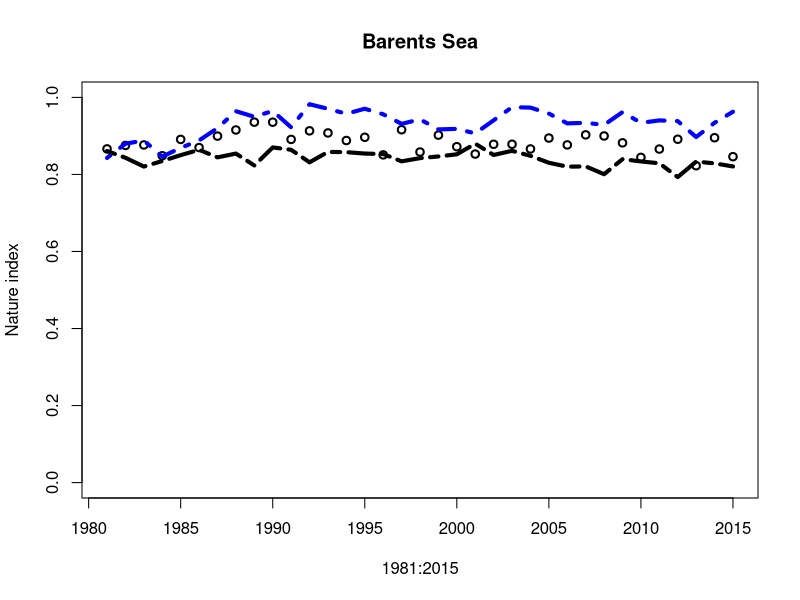
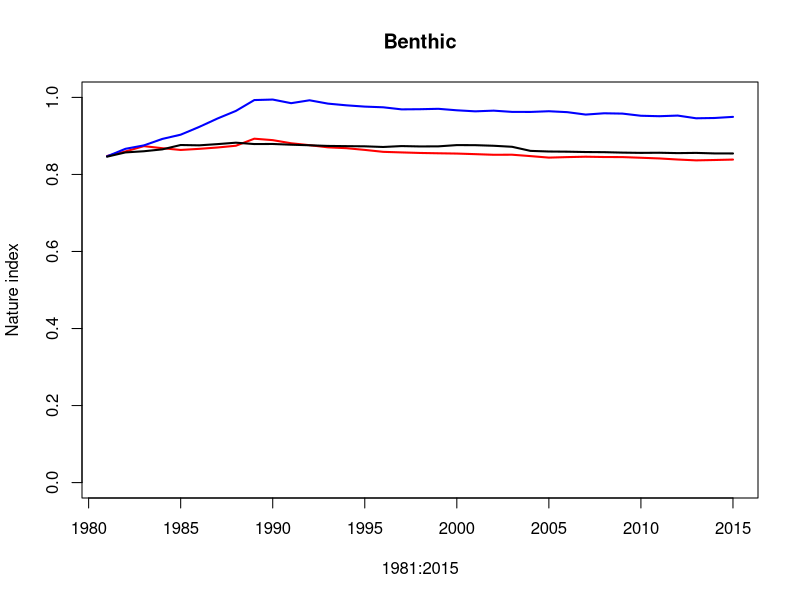
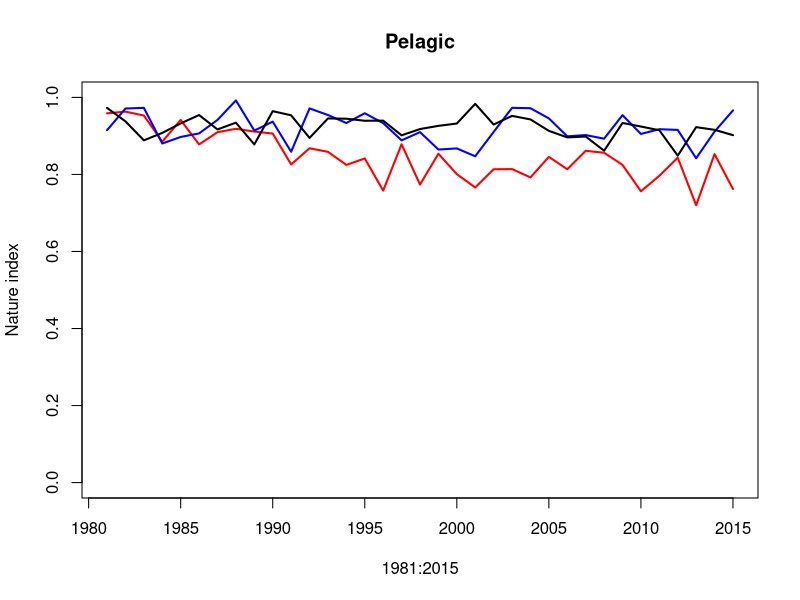

Reproduce these figures in R, in order. (Note: this script raises an error after producing the figures.)
library(tidyverse)
# The script calculates the Nature Index from the output of model simulations of the Barents Sea.
# Barent Sea model ....
#
# Indicators: biomass
#
# Reference values are estimated from 

# Functions that scale indicator observations
# Used when there are uncertainties in the indicator observations or reference values.
# So far not used in the Barents Sea calculations.

scaleobs<-function(ValueID=1:2,FK_OmraadeID=rep(1,2),FK_IndicatorID=rep(1,2),FK_RefAarID=c(0,1),nsim=100,
                   bootmat=matrix(1,nrow = 2,ncol = nsim),ref.value.code=0,IndicatorID=1,FK_Scalingmodel=1){
  
  
  Reference.values <- FK_RefAarID == ref.value.code
  refmat <- 0*bootmat
  valuemat <- bootmat
  N.values <- length(ValueID)
  
  for (i in 1:N.values) {
    refmat[i,] <- bootmat[Reference.values & FK_OmraadeID == FK_OmraadeID[i],]
  }
  
  scaled.bootmat <- valuemat/refmat
  dimnames(scaled.bootmat)[[1]] <- ValueID
  
  model.mat <- matrix(1,nrow=N.values,ncol=nsim)
  FK_Scalingmodel <- as.character(FK_Scalingmodel)
  for (i in 1:N.values) {
    model.mat[i,] <- rep(FK_Scalingmodel[IndicatorID == FK_IndicatorID[i]],nsim)
  }
  scaled.bootmat[model.mat == 2] <- (-1)*scaled.bootmat[model.mat == 2] + 2
  scaled.bootmat[scaled.bootmat < 0] <- 0.0
  scaled.bootmat[scaled.bootmat > 1] <- 1.0
  if (!(is.matrix(scaled.bootmat))) {scaled.bootmat <- t(matrix(scaled.bootmat))}
  
  return(scaled.bootmat)
}

# Functions that calculate weights

calculate.fidelity.weights <- function(fidelity = NULL,
                                       functional.group = NULL, 
                                       presence = NULL) {
  
  # Function that calculates fidelity weights
  # functional.groups could be integer, character or factor
  
  fidelity.matrix <- matrix(rep(fidelity,1,each=dim(presence)[1]),ncol=dim(presence)[2])*presence
  fidelity.weight <- fidelity.matrix*0
  
  if (dim(fidelity.matrix)[1] > 1) {
    for (lev in unique(functional.group)) {
      fidelity.weight[,functional.group == lev] <- 
        fidelity.matrix[,functional.group == lev]/
        rowSums(as.matrix(fidelity.matrix[,functional.group == lev]))
    }
  }
  if (dim(fidelity.matrix)[1] == 1) {
    for (lev in unique(functional.group)) {
      fidelity.weight[,functional.group == lev] <- 
        fidelity.matrix[,functional.group == lev]/
        rowSums(t(as.matrix(fidelity.matrix[,functional.group == lev])))
    }
  }
  
  fidelity.weight[is.nan(fidelity.weight)] <- 0
  
  return(fidelity.weight)
}

#-------------

calculate.trophic.weights <- function(functional.group = NULL, 
                                      presence = NULL, 
                                      key.indicator.code = "key",
                                      code.for.absence = 0,
                                      weights.key.indicators = 0.5) {
  
  # Function that calculates trophic weights
  # functional.groups could be integer, character or factor
  
  count.func.group <- function(functional.group, 
                               key.indicator.code = "key",
                               code.for.absence = 0) {
    # Function that counts the number of functional groups other than key indicators
    # in a set of indicators
    
    return(length(unique(functional.group[!(functional.group %in% c(code.for.absence,
                                                                    key.indicator.code))])))
  }
  
  check.for.key.indicators <- function(functional.group,
                                       key.indicator.code = "key") {
    # Function that checks for key indicators among a set of indicators
    
    return(key.indicator.code %in% functional.group)
  }
  
  assign.trophic.weights <- function(functional.group,
                                     n.functional.group,
                                     key.indicators.present, 
                                     key.indicator.code = "key",
                                     code.for.absence = 0,
                                     w = 0.5) {
    # Function that assigns trophic weights to each indicator observed in a BSunit.
    
    # trophic weight for key indicators
    
    trophic.weight <- (functional.group*0) +
      (functional.group == key.indicator.code)*(w + (1-w)*(n.functional.group == 0))
    
    # trophic weight for nonkey indicators
    
    n.functional.group[n.functional.group == 0] <- 1
    trophic.weight <- trophic.weight +
      ((!(functional.group %in% c(code.for.absence,key.indicator.code)))*
         ((1-(w*key.indicators.present))/n.functional.group))
    return(trophic.weight)
  }
  
  if (is.character(functional.group)) {functional.group <- as.factor(functional.group)}
  
  if (is.factor(functional.group)) {
    key.indicator.code <- which(levels(functional.group) == key.indicator.code)
    if (length(key.indicator.code) == 0) {key.indicator.code <- length(levels(functional.group))+10}
    functional.group <- as.integer(functional.group)
    code.for.absence <- 0
  }
  
  functional.group.matrix <- matrix(rep(functional.group,1,each=dim(presence)[1]),
                                    ncol=dim(presence)[2])
  functional.group.matrix <- functional.group.matrix*presence + (!presence)*code.for.absence
  
  n.functional.group <- apply(functional.group.matrix,1,count.func.group,
                              key.indicator.code,code.for.absence)
  key.indicators.present <- apply(functional.group.matrix,1,check.for.key.indicators,
                                  key.indicator.code)
  
  return(apply(functional.group.matrix,2,assign.trophic.weights,
               n.functional.group,key.indicators.present,
               key.indicator.code,code.for.absence,w))
}

#-------------

calculate.BSunit.weights <- function(fidelity,
                                     functional.group, 
                                     presence, 
                                     key.indicator.code = "key",
                                     code.for.absence = 0,
                                     w = 0.5) {
  
  # Function that calculates BSunit.weights. 
  # BSunit.weights are the product of fidelity weights and trophic weights.
  # NI for BSunits is the weighted average of scaled indicator observations within the BSunit
  # using BSunit.weights as weights.
  # BSunit.weights should therefore sum to 1 within each BS-unit.
  
  fidelity.weights <- calculate.fidelity.weights(fidelity, 
                                                 functional.group, 
                                                 presence)
  trophic.weights <- calculate.trophic.weights(functional.group, 
                                               presence, 
                                               key.indicator.code, 
                                               code.for.absence, 
                                               w)
  return(fidelity.weights*trophic.weights)
}

#----------------

#Next two functions are not used in the Barents Sea calculations as there is 
#only one spatial unit in the analysis

#calculate.area.weights <- function(BSunit.area = NULL,
#                                   NIunits = NULL) {
#  
#  # Function that calculates area weights
#  
#  area.weights <- NIunits*0
#  for (i in 1:(dim(area.weights)[2])) {
#    tot.area <- sum(BSunit.area[NIunits[,i] == 1])
#    area.weights[,i] <- BSunit.area*NIunits[,i]/tot.area
#  }
#  return(area.weights)
#}
#
##----------------
#
#
#calculate.NI.weights <- function(BSunit.area = NULL,
#                                 NIunits = NULL,
#                                 fidelity = NULL,
#                                 functional.group = NULL, 
#                                 presence = NULL,
#                                 key.indicator.code = "key",
#                                 code.for.absence = 0,
#                                 w = 0.5) {
#  
#  # Function that calculates weights used in the calculation of the Nature Index for a set of NIunits
#  
#  BSunit.weights <- calculate.BSunit.weights(fidelity, functional.group, presence, key.indicator.code, 
#                                             code.for.absence,w)
#  area.weights <- calculate.area.weights(BSunit.area,NIunits)
#  
#  NI.weights <- vector("list",dim(NIunits)[2])
#  names(NI.weights) <- dimnames(NIunits)[[2]]
#  
#  for (i in 1:dim(NIunits)[2]) {
#    NI.weights[[i]] <- BSunit.weights*
#      matrix(rep(area.weights[,i],dim(BSunit.weights)[2]),ncol=dim(BSunit.weights)[2])
#    dimnames(NI.weights[[i]]) <- dimnames(presence)
#  }
#  
#  return(NI.weights)
#}

# FIRST CALCULATION. 
# REFERENCE VALUES CONSTANT, REFERENCE VALUES READ FROM "virgin_biomass_natureindex"

# Read input data
fmsy0_natureindex<- read.csv("nature_index/scenarios/fmsy0_natureindex.csv")
fmsy1_natureindex<- read.csv("nature_index/scenarios/fmsy1_natureindex.csv")
fmsy2_natureindex<- read.csv("nature_index/scenarios/fmsy2_natureindex.csv")
virgin_biomass_natureindex<- read.csv("nature_index/scenarios/virgin_biomass_natureindex.csv")
ni_indicators_noba<- read.csv("nature_index/scenarios/ni_indicators_noba.csv")

valuemat_fmsy0 <- as.matrix(fmsy0_natureindex[,4:38])
dimnames(valuemat_fmsy0)[[1]] <- fmsy0_natureindex[,2]
dimnames(valuemat_fmsy0)[[2]] <- 1981:2015

valuemat_fmsy1 <- as.matrix(fmsy1_natureindex[,4:38])
dimnames(valuemat_fmsy1)[[1]] <- fmsy1_natureindex[,2]
dimnames(valuemat_fmsy1)[[2]] <- 1981:2015

valuemat_fmsy2 <- as.matrix(fmsy2_natureindex[,4:38])
dimnames(valuemat_fmsy2)[[1]] <- fmsy2_natureindex[,2]
dimnames(valuemat_fmsy2)[[2]] <- 1981:2015

valuemat_virgin<- as.matrix(virgin_biomass_natureindex[,4]) #4=VB, 5=2100
dimnames(valuemat_virgin)[[1]]<- virgin_biomass_natureindex[,2]

# Read or calculate reference values


refmat <- matrix(rep(virgin_biomass_natureindex[,4],dim(valuemat_virgin)[2]), #also change here for 2100
                 nrow = dim(valuemat_virgin)[1], ncol=dim(valuemat_virgin)[2])

refmat<- as.vector(refmat)
# Scale indicators according to the LOW model
  
scaled.bootmat_fmsy0 <- valuemat_fmsy0/refmat
scaled.bootmat_fmsy0[scaled.bootmat_fmsy0 < 0] <- 0.0
scaled.bootmat_fmsy0[scaled.bootmat_fmsy0 > 1] <- 1.0

scaled.bootmat_fmsy1 <- valuemat_fmsy1/refmat
scaled.bootmat_fmsy1[scaled.bootmat_fmsy1 < 0] <- 0.0
scaled.bootmat_fmsy1[scaled.bootmat_fmsy1 > 1] <- 1.0

scaled.bootmat_fmsy2 <- valuemat_fmsy2/refmat
scaled.bootmat_fmsy2[scaled.bootmat_fmsy2 < 0] <- 0.0
scaled.bootmat_fmsy2[scaled.bootmat_fmsy2 > 1] <- 1.0

# CALCULATE WEIGHTS.

# Create input objects to the weight calculations

#The indicators fidelity to the Barents Sea, pelagic and bethic systems.



fidelity.pelagic <- ni_indicators_noba[,"fidelity_pelagic"] > 0
fidelity.benthic <- ni_indicators_noba[,"fidelity_benthic"] > 0


functional.group <- ni_indicators_noba[,"fk_func_groupID"]
fidelity.whole.ecosystem <- rep(1,length(functional.group))
#Option to reduce the number of functional groups. Lumps all top predators 
#into one group and all intermediate predators into one group

functional.group[functional.group == 9] <- 8
functional.group[functional.group == 2] <- 1

#Option to include key elements. If skipped, there are no key elements
#recognized in the calculation, instead the candidate key elements are treated just like the
#other indicators

functional.group[ni_indicators_noba[,"key_element"]] <- 10

key.indicator.code <- c(10) # Necessary input to weight calculation
code.for.absence <- c(0)
functional.group.benthic <- functional.group*fidelity.benthic
functional.group.pelagic <- functional.group*fidelity.pelagic

# ICunits corresponds to the matrix "presence" that appears in the functions for calculating weights.
# For the Barents Sea calculations, there is only one spatial unit where all indicators are present.
# So, in order to calculate weighgts correctly, using the above functions,
# ICunit should be an 1 x n.ind matrix containing the sequence 1:n.ind, while
# NIunits should be an 1 x 1 matrix of 1.

ICunits <- t(as.matrix(1:length(functional.group)))
dimnames(ICunits)[[1]] <- as.list("Barents Sea")
dimnames(ICunits)[[2]] <- ni_indicators_noba$indicator_name

NIunits <- as.matrix(1)
dimnames(NIunits)[[1]] <- as.list(dimnames(ICunits)[[1]])
dimnames(NIunits)[[2]] <- as.list("Barents Sea")

w = 0.50 # The total weight given to key indicators, when key indicators are present in the data.

Indicator.weights.whole.ecosystem <- calculate.BSunit.weights(fidelity.whole.ecosystem,
                         functional.group, 
                         (ICunits > 0), 
                         key.indicator.code,
                         code.for.absence,
                         w)

Indicator.weights.pelagic <- calculate.BSunit.weights(fidelity.pelagic,
                                              functional.group.pelagic, 
                                              (ICunits > 0), 
                                              key.indicator.code,
                                              code.for.absence,
                                              w)

Indicator.weights.benthic <- calculate.BSunit.weights(fidelity.benthic,
                                              functional.group.benthic, 
                                              (ICunits > 0), 
                                              key.indicator.code,
                                              code.for.absence,
                                              w)

# CALCULATE NATURE INDEX VALUES
# In the case of the Barents Sea simulations, NIs (vector of length n.time) is calculated as 
# the matrix product between Indicator,weights (1 x n.ind matrix) and 
# scaled.bootmat (n.ind x n.time matrix)


nature.index_fmsy0 <- Indicator.weights.whole.ecosystem %*% scaled.bootmat_fmsy0
nature.index_fmsy1 <- Indicator.weights.whole.ecosystem %*% scaled.bootmat_fmsy1
nature.index_fmsy2 <- Indicator.weights.whole.ecosystem %*% scaled.bootmat_fmsy2

as.data.frame(nature.index_fmsy0) %>% gather(year, score, 1:35) -> fmsy0
fmsy0$scenario<- "fmsy0"
#fmsy0<- fmsy0[c(TRUE,rep(FALSE,4)), ]

as.data.frame(nature.index_fmsy1) %>% gather(year, score, 1:35) -> fmsy1
fmsy1$scenario<- "fmsy1"
#fmsy1<- fmsy1[c(TRUE,rep(FALSE,4)), ]

as.data.frame(nature.index_fmsy2) %>% gather(year, score, 1:35) -> fmsy2
fmsy2$scenario<- "fmsy2"
#fmsy2<- fmsy2[c(TRUE,rep(FALSE,4)), ]

index3<- rbind(fmsy0, fmsy1, fmsy2)
index3$year<- as.integer(index3$year)

plot(1981:2015,nature.index_fmsy2,ylim = c(0,1),lty=3,lwd=2,ylab="Nature index")
lines(1981:2015,nature.index_fmsy1,col="blue", lty=4, lwd=4)
lines(1981:2015,nature.index_fmsy0,col="black",lwd=4, lty=6)
title("Barents Sea")

a<- ggplot(index3, aes(year,score)) + 
  geom_line(aes(colour=scenario), lwd=2) + 
  ylim(0.7,1)+ggtitle("Overall")+
  theme_bw()+
  ggplot2::theme(text = ggplot2::element_text(size=14),
                 axis.text.x = ggplot2::element_text(size=12))+
  xlab("")+ ylab("")+
  theme(legend.position="none")+
  scale_color_brewer(palette="Dark2")

nature.index_fmsy0.benthic <- Indicator.weights.benthic %*% scaled.bootmat_fmsy0
nature.index_fmsy1.benthic <- Indicator.weights.benthic %*% scaled.bootmat_fmsy1
nature.index_fmsy2.benthic <- Indicator.weights.benthic %*% scaled.bootmat_fmsy2

as.data.frame(nature.index_fmsy0.benthic) %>% gather(year, score, 1:35) -> fmsy0_benthic
fmsy0_benthic$scenario<- "fmsy0"
#fmsy0_benthic<- fmsy0_benthic[c(TRUE,rep(FALSE,4)), ]
as.data.frame(nature.index_fmsy1.benthic) %>% gather(year, score, 1:35) -> fmsy1_benthic
fmsy1_benthic$scenario<- "fmsy1"
#fmsy1_benthic<- fmsy1_benthic[c(TRUE,rep(FALSE,4)), ]
as.data.frame(nature.index_fmsy2.benthic) %>% gather(year, score, 1:35) -> fmsy2_benthic
fmsy2_benthic$scenario<- "fmsy2"
#fmsy2_benthic<- fmsy2_benthic[c(TRUE,rep(FALSE,4)), ]
benthic_nni<- rbind(fmsy0_benthic, fmsy1_benthic, fmsy2_benthic)
benthic_nni$year<- as.integer(benthic_nni$year)

plot(1981:2015,nature.index_fmsy2.benthic,ylim = c(0,1),type="l",col="red",lwd=2,ylab="Nature index")
lines(1981:2015,nature.index_fmsy1.benthic,col="blue",lwd=2)
lines(1981:2015,nature.index_fmsy0.benthic,col="black",lwd=2)
title("Benthic")

b<- ggplot(benthic_nni, aes(year,score)) +
  geom_line(aes(colour=scenario), lwd=2) +
  ylim(0.7,1)+ggtitle("Benthic")+
  theme_bw()+
  ggplot2::theme(text = ggplot2::element_text(size=14),
                 axis.text.x = ggplot2::element_text(size=12))+
  xlab("")+ylab("NNI Score")+ theme(legend.position="none")+
  scale_color_brewer(palette="Dark2")

nature.index_fmsy0.pelagic <- Indicator.weights.pelagic %*% scaled.bootmat_fmsy0
nature.index_fmsy1.pelagic <- Indicator.weights.pelagic %*% scaled.bootmat_fmsy1
nature.index_fmsy2.pelagic <- Indicator.weights.pelagic %*% scaled.bootmat_fmsy2

as.data.frame(nature.index_fmsy0.pelagic) %>% gather(year, score, 1:35) -> fmsy0_pelagic
fmsy0_pelagic$scenario<- "fmsy0"
#fmsy0_pelagic<- fmsy0_pelagic[c(TRUE,rep(FALSE,4)), ]

as.data.frame(nature.index_fmsy1.pelagic) %>% gather(year, score, 1:35) -> fmsy1_pelagic
fmsy1_pelagic$scenario<- "fmsy1"
#fmsy1_pelagic<- fmsy1_pelagic[c(TRUE,rep(FALSE,4)), ]

as.data.frame(nature.index_fmsy2.pelagic) %>% gather(year, score, 1:35) -> fmsy2_pelagic
fmsy2_pelagic$scenario<- "fmsy2"
#fmsy2_pelagic<- fmsy2_pelagic[c(TRUE,rep(FALSE,4)), ]

pelagic_nni<- rbind(fmsy0_pelagic, fmsy1_pelagic, fmsy2_pelagic)
pelagic_nni$year<- as.integer(pelagic_nni$year)

c<- ggplot(pelagic_nni, aes(year,score)) + 
  geom_line(aes(colour=scenario), lwd=2) + ylim(0.7,1)+
  xlim(1981, 2015)+
  ggtitle("Pelagic")+
  theme_bw()+
  ggplot2::theme(text = ggplot2::element_text(size=14),
                 axis.text.x = ggplot2::element_text(size=12))+
  xlab("Year")+
  ylab("")+ theme(legend.position="none")+ theme(legend.position="none")+
  scale_color_brewer(palette="Dark2")

legend<- ggplot(pelagic_nni, aes(year,score)) + 
  geom_line(aes(colour=scenario), lwd=2) + ylim(0.25,1)+
  xlim(1981, 2015)+
  ggtitle("Pelagic Norway Nature Index for the Barents Sea")+
  theme_bw()+
  ggplot2::theme(text = ggplot2::element_text(size=14),
                 axis.text.x = ggplot2::element_text(size=12))+
  xlab("Year")+
  ylab("Score")+
  scale_color_brewer(palette="Dark2")

plot(1981:2015,nature.index_fmsy2.pelagic,ylim = c(0,1),type="l",col="red",lwd=2,ylab="Nature index")
lines(1981:2015,nature.index_fmsy1.pelagic,col="blue",lwd=2)
lines(1981:2015,nature.index_fmsy0.pelagic,col="black",lwd=2)
title("Pelagic")

# 
prow<- plot_grid(a, b, c, labels = c("A", "B", "C"), align = "v", ncol=1)
legend<- get_legend(legend)
plot_grid(prow, legend, rel_widths = c(3, .3))

benthic_nni$type<- "benthic"
index3$type<- "overall"
pelagic_nni$type<- "pelagic"
nni<- rbind(index3, benthic_nni, pelagic_nni)
write.csv(nni, "nature_index/scenarios/nni_scores.csv")

write.csv(index3, "nature_index/ni_scores.csv", row.names=F)
write.csv(benthic_nni, "nature_index/ni_benthic.csv", row.names = F)
write.csv(pelagic_nni, "nature_index/ni_pelagic.csv", row.names = F)
